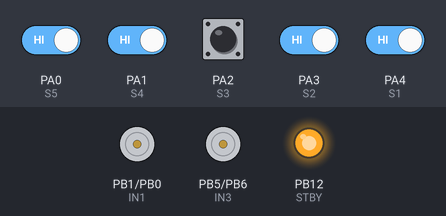
Simulated run of this sketch. Board: STM32 Blue Pill. On the bench: motor-driver pin pairs drawn as motors (green arrow = first pin HIGH = forward, orange = second pin HIGH = backward, longer = more drive, scaled by the enable pin, stopped while the standby pin is LOW), output pins drawn as LEDs (lit = HIGH). The inputs (shaded band) are chosen by the test bench; at power-on: PA0 (S5), PA1 (S4), PA2 (S3), PA3 (S2), PA4 (S1) HIGH.

Above: at 3.2 s.
3.3 s: PA0 (S5) driven LOW
At 4.0 s:
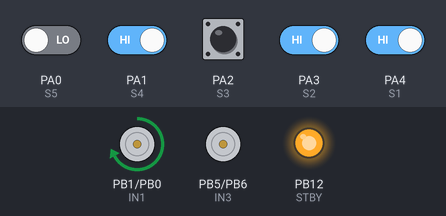
4.8 s: PA1 (S4) driven LOW
At 5.1 s:
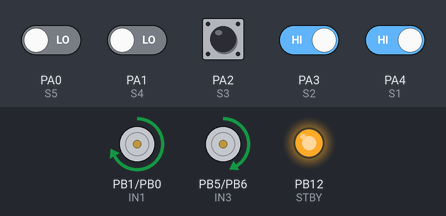
6.3 s: PA3 (S2) driven LOW
At 7.4 s:
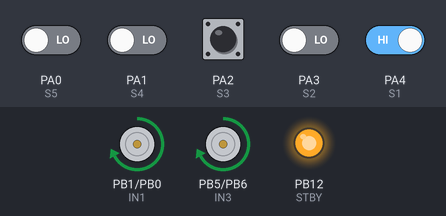
7.8 s: PA3 (S2) driven HIGH
At 8.6 s:
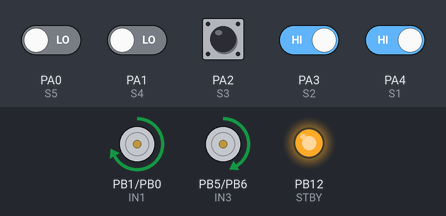
9.3 s: PA4 (S1) driven LOW
At 9.8 s:
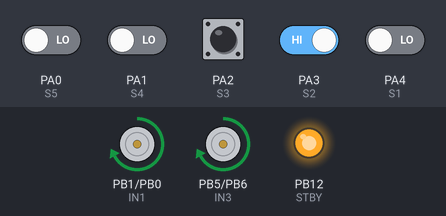
10.8 s: PA0 (S5) driven HIGH and PA1 (S4) driven HIGH
At 12.1 s:
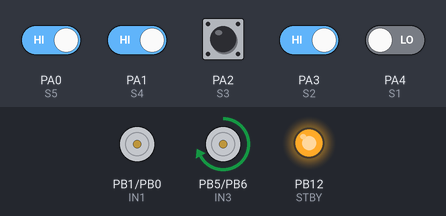
Timing chart, 0 to 13.3 s (numbered marks = the images above; inputs shaded):
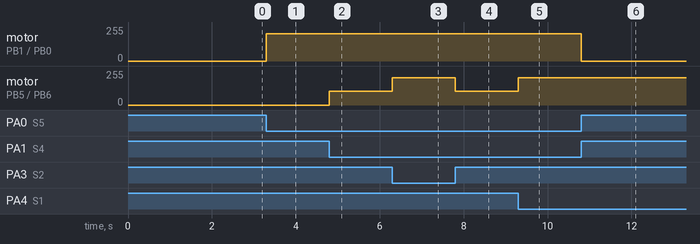

The sketch:

FINAL_CODE.ino
```cpp
#define S1 PA4  // Far Left
#define S2 PA3  // Left
#define S3 PA2  // Center
#define S4 PA1  // Right
#define S5 PA0  // Far Right

#define ENA  PA8
#define IN1  PB1
#define IN2  PB0

#define ENB  PA9
#define IN3  PB5
#define IN4  PB6

#define STBY PB12

// ✅ Calibrated motor speeds
int leftSpeed  = 205;
int rightSpeed = 205;
int leftTurn   = 105;
int rightTurn  = 105;
int lastError  = 0;

// ✅ Forward declarations
void forward();
void turnLeft();
void hardLeft();
void turnRight();
void hardRight();
void stopMotors();

void setup() {
  pinMode(S1, INPUT);
  pinMode(S2, INPUT);
  pinMode(S3, INPUT);
  pinMode(S4, INPUT);
  pinMode(S5, INPUT);

  pinMode(ENA,  OUTPUT);
  pinMode(IN1,  OUTPUT);
  pinMode(IN2,  OUTPUT);

  pinMode(ENB,  OUTPUT);
  pinMode(IN3,  OUTPUT);
  pinMode(IN4,  OUTPUT);

  pinMode(STBY, OUTPUT);
  digitalWrite(STBY, HIGH);

  delay(2000);
}

void loop() {
  // ✅ BLACK LINE — sensor reads LOW on line (same as original black=1)
  int s1 = !digitalRead(S1);  // Far Left
  int s2 = !digitalRead(S2);  // Left
  int s3 = !digitalRead(S3);  // Center
  int s4 = !digitalRead(S4);  // Right
  int s5 = !digitalRead(S5);  // Far Right

  // =============================================
  //              FORWARD
  // s4+s5 center = original s4+s5 center
  // =============================================
  if (
    (!s1 && !s2 && s3  && !s4 && !s5) ||  // Center only
    (!s1 && !s2 && s3  &&  s4 && !s5) ||  // Center + slight right
    (!s1 &&  s2 && s3  &&  s4 && !s5) ||  // Center + both sides
    (!s1 &&  s2 && s3  &&  s4 &&  s5) ||  // Center + right heavy
    ( s1 &&  s2 && s3  &&  s4 &&  s5)     // All sensors — intersection
  ) {
    lastError = 0;
    forward();
  }

  // =============================================
  //              RIGHT TURNS
  // Line is shifting to the right
  // =============================================
  else if (
    (!s1 && !s2 && !s3 &&  s4 && !s5) ||  // Slight right
    (!s1 && !s2 &&  s3 &&  s4 &&  s5) ||  // Center + far right
    (!s1 && !s2 && !s3 &&  s4 &&  s5)     // Right + far right
  ) {
    lastError = 1;
    turnRight();
  }

  else if (
    (!s1 && !s2 && !s3 && !s4 &&  s5)     // Far right only — hard right
  ) {
    lastError = 2;
    hardRight();
  }

  // =============================================
  //              LEFT TURNS
  // Line is shifting to the left
  // =============================================
  else if (
    (!s1 &&  s2 && !s3 && !s4 && !s5) ||  // Slight left
    ( s1 &&  s2 &&  s3 && !s4 && !s5) ||  // Center + far left
    ( s1 &&  s2 && !s3 && !s4 && !s5)     // Left + far left
  ) {
    lastError = -1;
    turnLeft();
  }

  else if (
    ( s1 && !s2 && !s3 && !s4 && !s5)     // Far left only — hard left
  ) {
    lastError = -2;
    hardLeft();
  }

  // =============================================
  //         LINE LOST — use last known direction
  // =============================================
  else if (!s1 && !s2 && !s3 && !s4 && !s5) {
    if      (lastError < 0) hardLeft();
    else if (lastError > 0) hardRight();
    else                    stopMotors();
  }

  // ✅ Default
  else  {
    forward();
  }
}

// ---------------- MOTOR FUNCTIONS ----------------

void forward() {
  digitalWrite(IN1, HIGH);
  digitalWrite(IN2, LOW);
  digitalWrite(IN3, HIGH);
  digitalWrite(IN4, LOW);
  analogWrite(ENA, leftSpeed);   // 205-left forward
  analogWrite(ENB, rightSpeed);  // 205-right forward
}

void turnLeft() {
  digitalWrite(IN1, HIGH);
  digitalWrite(IN2, LOW);
  digitalWrite(IN3, HIGH);
  digitalWrite(IN4, LOW);
  analogWrite(ENA, leftTurn);
  analogWrite(ENB, rightSpeed);
}

void hardLeft() {
  digitalWrite(IN1, HIGH);
  digitalWrite(IN2, LOW);
  digitalWrite(IN3, HIGH);
  digitalWrite(IN4, LOW);
  analogWrite(ENA, 0);           // Left stop
  analogWrite(ENB, rightSpeed);  // 205 — Right forward
}

void turnRight() {
  digitalWrite(IN1, HIGH);
  digitalWrite(IN2, LOW);
  digitalWrite(IN3, HIGH);
  digitalWrite(IN4, LOW);
  analogWrite(ENA, leftSpeed);   // 205 — Left fast
  analogWrite(ENB, rightTurn);   // 75  — Right slow
}

void hardRight() {
  digitalWrite(IN1, HIGH);
  digitalWrite(IN2, LOW);
  digitalWrite(IN3, HIGH);
  digitalWrite(IN4, LOW);
  analogWrite(ENA, leftSpeed);   // 205 — Left forward
  analogWrite(ENB, 0);           // Right stop
}

void stopMotors() {
  analogWrite(ENA, 0);
  analogWrite(ENB, 0);
}
```

Measured:
- after the input at 3.3 s, motor on PB1 (IN1) / PB0 (IN2): stopped → forward 205/255 at once
- after the input at 4.8 s, motor on PB5 (IN3) / PB6 (IN4): stopped → forward 105/255 at once
- after the input at 6.3 s, motor on PB5 (IN3) / PB6 (IN4): forward 105/255 → forward 205/255 at once
- after the input at 7.8 s, motor on PB5 (IN3) / PB6 (IN4): forward 205/255 → forward 105/255 at once
- after the input at 9.3 s, motor on PB5 (IN3) / PB6 (IN4): forward 105/255 → forward 205/255 at once
- after the input at 10.8 s, motor on PB1 (IN1) / PB0 (IN2): forward 205/255 → stopped at once
